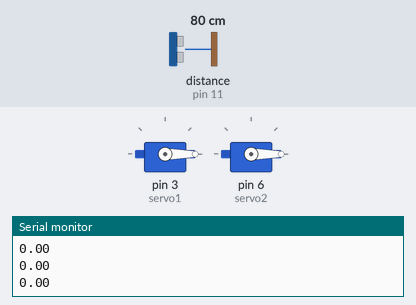
This sketch was run on a simulated Arduino Mega 2560, built with avr-gcc and run on an emulated ATmega2560. On the bench: 2 × servo, the last lines printed to the serial monitor. The test bench sets the inputs (shaded band); at power-on: distance to the obstacle (sensor on pin 11) 80 cm. The echo pulse lasts 58.3 µs per cm.

Above: at 1.2 s.
1.3 s: distance to the obstacle (sensor on pin 11) set to 2 cm
At 1.7 s:
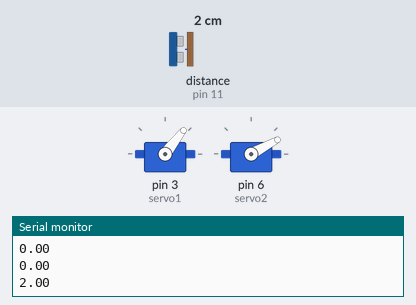
2.9 s: distance to the obstacle (sensor on pin 11) set to 4 cm
At 3.2 s:
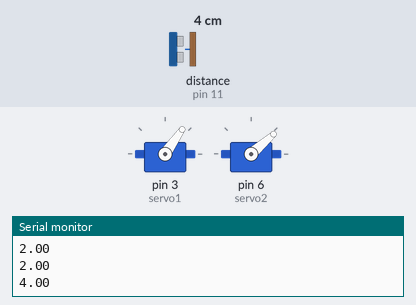
4.4 s: distance to the obstacle (sensor on pin 11) set to 9 cm
At 4.7 s:
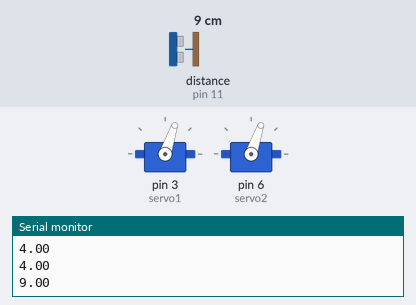
5.9 s: distance to the obstacle (sensor on pin 11) set to 18 cm
At 6.3 s:
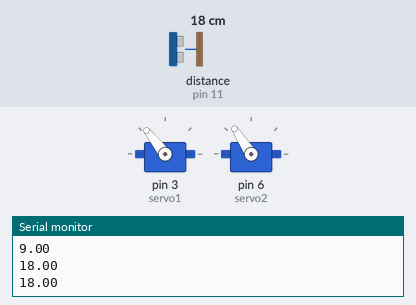
7.4 s: distance to the obstacle (sensor on pin 11) set to 35 cm
At 8.0 s:
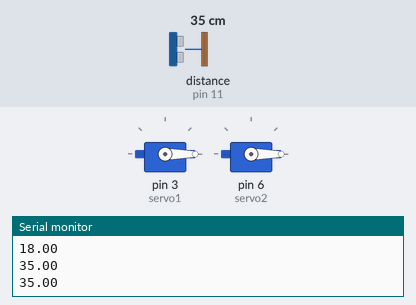
Timing chart, 0 to 9.9 s (numbered marks = the images above; inputs shaded):
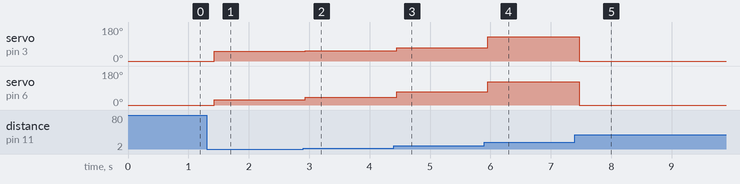

Measured:
- after the input at 1.3 s, servo on pin 3 (servo1): 0° → 52° after 0.12 s; servo on pin 6 (servo2): 0° → 28° after 0.12 s
- after the input at 2.9 s, servo on pin 3 (servo1): 52° → 55° at once; servo on pin 6 (servo2): 28° → 41° at once
- after the input at 4.4 s, servo on pin 3 (servo1): 55° → 71° after 0.05 s; servo on pin 6 (servo2): 41° → 71° after 0.05 s
- after the input at 5.9 s, servo on pin 3 (servo1): 71° → 128° after 0.06 s; servo on pin 6 (servo2): 71° → 123° after 0.06 s
- after the input at 7.4 s, servo on pin 3 (servo1): 128° → 0° after 0.07 s; servo on pin 6 (servo2): 123° → 0° after 0.07 s

The sketch:

robotKol.ino
```cpp
#include <Servo.h>
#include <math.h>
#include <NewPing.h>


#define bitkiYuksekligi 10
#define kol1Uzunlugu 10.5
#define kol2Uzunlugu 12.3


Servo servo1;
Servo servo2;

NewPing sonar (10, 11, 35);
//(triggerPin, echoPin, maxDistance)

float yatayMesafe = 0;

void pos0Hareket()
{
  /*
  Normal pozisyon
  */

  servo2.write(0);
  servo1.write(0);
}

void pos1Hareket(float MP_yatay,float MP_dikey)
{
  /*
  Bitkiye ilac puskurtmek icin gerekli pozisyon
  Merkez ve P noktasi arasindaki dikey ve yatay uzaklik
  */

  double MP = sqrt(MP_yatay*MP_yatay + MP_dikey*MP_dikey);
  double phi = atan(MP_dikey/MP_yatay) * 180/3.14159;
  double theta = acos((pow(kol1Uzunlugu,2)-pow(kol2Uzunlugu,2)+pow(MP,2))/(2*kol1Uzunlugu*MP)) * 180/3.14159;
  double beta = acos((pow(kol1Uzunlugu,2)+pow(kol2Uzunlugu,2)-pow(MP,2))/(2*kol1Uzunlugu*kol2Uzunlugu)) * 180/3.14159;

  servo1.write(beta);
  servo2.write(180 - phi - theta);
  delay(100);
}

void setup()
{
  servo1.attach(3);
  servo2.attach(6);
  Serial.begin(9600);
}

void loop()
{
  //Sensörden mesafeyi oku
  yatayMesafe = sonar.ping_cm();
  Serial.println(yatayMesafe);

  if (yatayMesafe == 0)
  {
    pos0Hareket();
  }
  else
  {
    pos1Hareket(yatayMesafe,bitkiYuksekligi);
  }
  delay(200);

}
```
